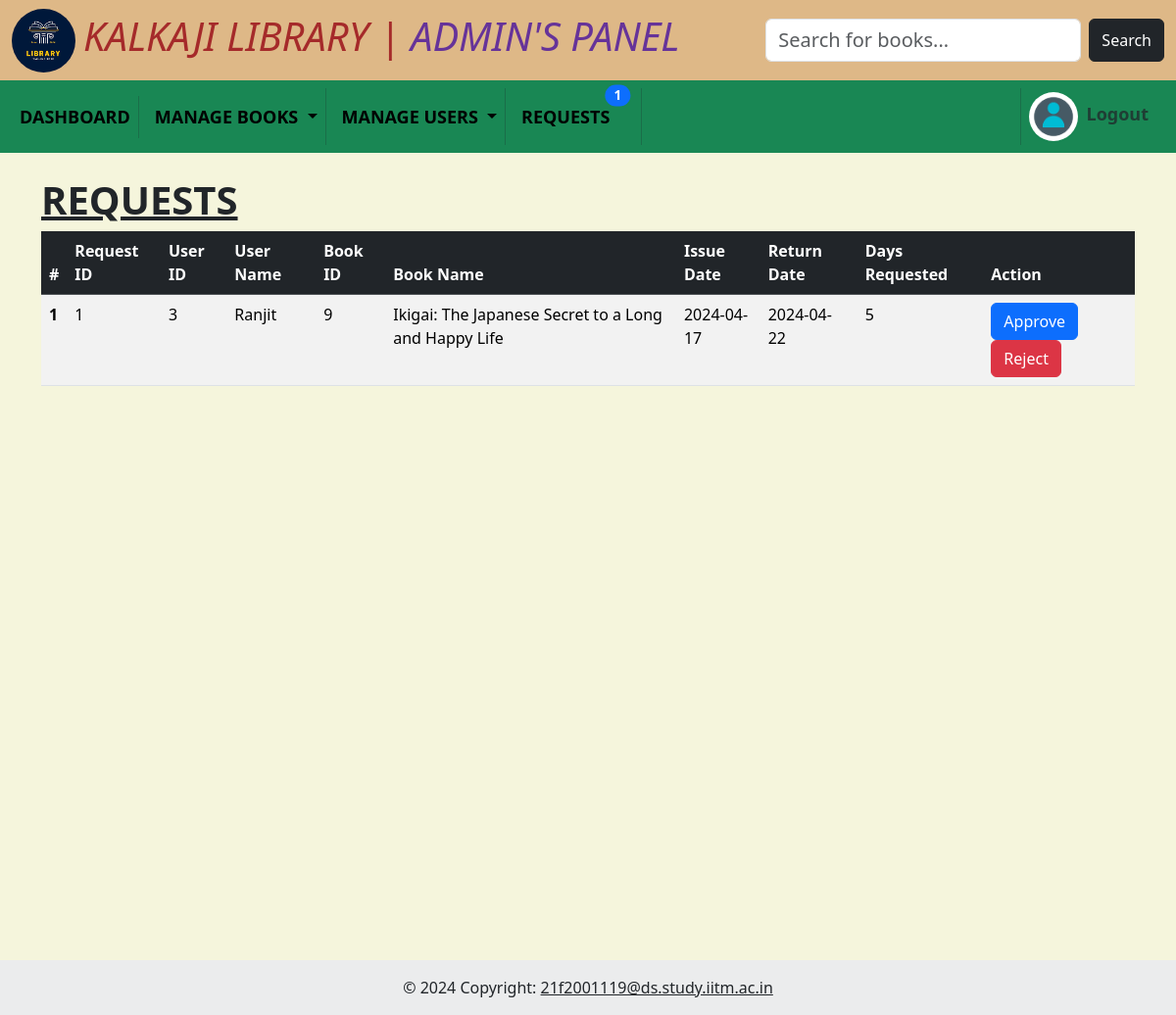
Page /requests (signed in) on the earlier database version.
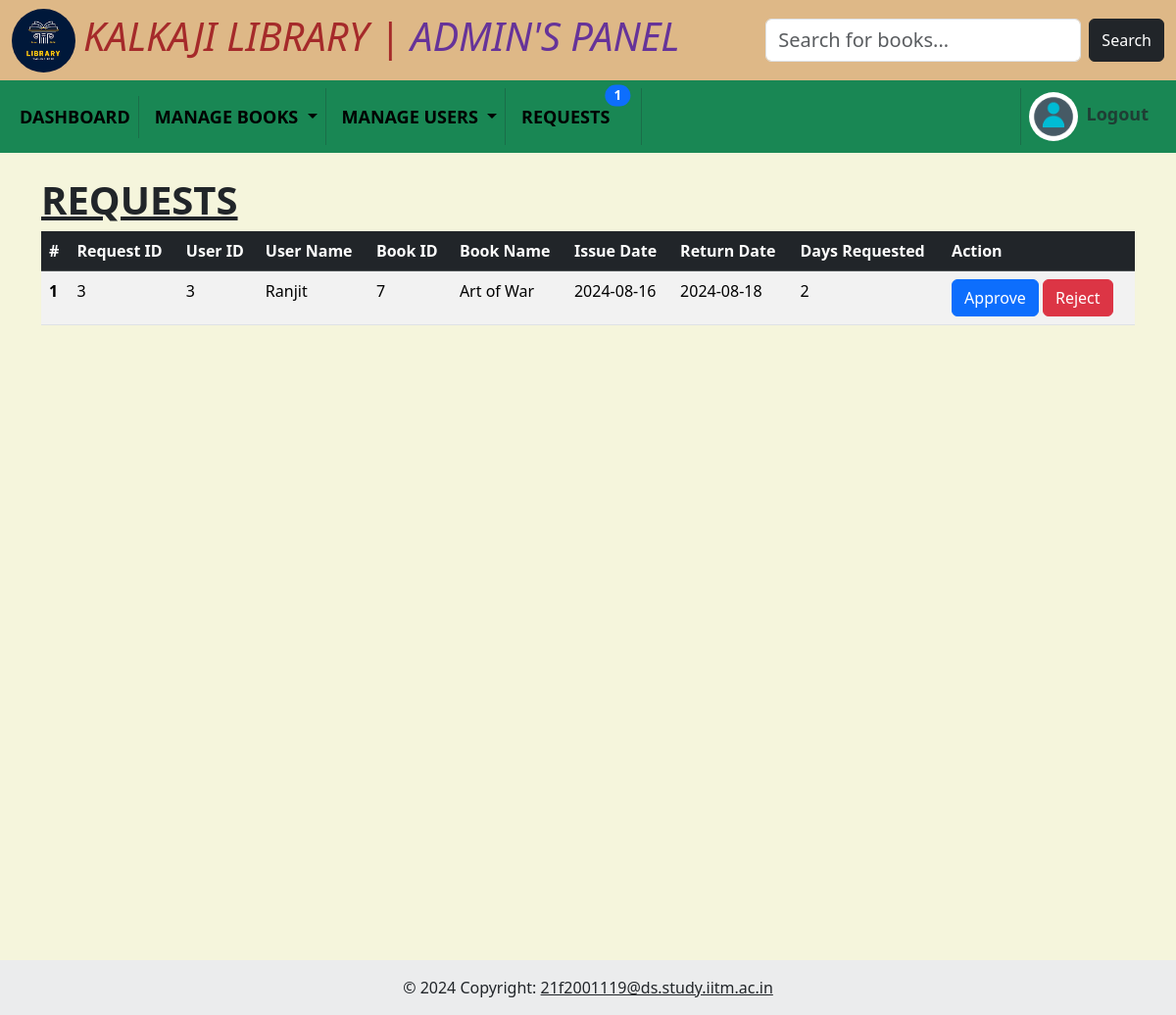
Same page on the later database version.
### models/model.py (models this page shows)
class Book_req(db.Model):
    __tablename__ = "book_req"
    id = db.Column(db.Integer, autoincrement=True, primary_key=True)
    user_id = db.Column(db.Integer,nullable=False)
    user_name = db.Column(db.String,nullable=False)
    book_id = db.Column(db.Integer,nullable=False)
    book_name = db.Column(db.String,nullable=False)
    req_days = db.Column(db.Integer, nullable=False)
    issue_date = db.Column(db.Date)
    return_date = db.Column(db.Date)
    __table_args__ = (db.UniqueConstraint('user_id', 'book_id'),)

### controllers/enrollments.py (the view)
@app.route("/requests")
def requests():
    if request.method == "GET":
        book_reqs = Book_req.query.all()
        return render_template("admin/requests.html", book_reqs=book_reqs)

### controllers/admin.py (called while the page is built)
@app.before_request
def before_req():
    if "admin" not in session and request.endpoint in admin_routes:
        return redirect("/admin_login")
    elif "user_id" not in session and request.endpoint in user_routes:
        return redirect("/user_login")

### controllers/index.py (called while the page is built)
@app.context_processor
def inject_admin():
    admin1 = 1
    admin0 = 0
    req = Book_req.query.all()
    msg = Messages.query.filter_by(user_id=session.get('user_id')).all()
    return dict(admin1=admin1, admin0=admin0, req=len(req), msg=len(msg))

### templates/admin/requests.html (shortened to what this page needs)
{% include 'admin/layout.html' %}
<div class="container mt-4 min-vh-100">
    <table class="table table-striped table-hover">
        <h1 class="fw-bold text-uppercase text-decoration-underline">Requests</h1>
        <thead class="table-dark">
            <tr>
                <th scope="col">#</th>
                <th scope="col">Request ID</th>
                <th scope="col">User ID</th>
                <th scope="col">User Name</th>
                <th scope="col">Book ID</th>
                <th scope="col">Book Name</th>
                <th scope="col">Issue Date</th>
                <th scope="col">Return Date</th>
                <th scope="col">Days Requested</th>
                <th scope="col">Action</th>
            </tr>
        </thead>
        <tbody>
            {% for request in book_reqs %}
            <tr>
                <th scope="row">{{loop.index}}</th>
                <td>{{request.id}}</td>
                <td>{{request.user_id}}</td>
                <td>{{request.user_name}}</td>
                <td>{{request.book_id}}</td>
                <td>{{request.book_name}}</td>
                <td>{{request.issue_date}}</td>
                <td>{{request.return_date}}</td>
                <td>{{request.req_days}}</td>
                <td>
                    <form action="/requests/{{request.id}}" method="post">
                        <button type="submit" name="accept" class="btn btn-primary">Approve</button>
                        <button type="button" class="btn btn-danger" data-bs-toggle="modal"
                            data-bs-target="#exampleModal">
                            Reject
                        </button>
                    </form>
                </td>
            </tr>
            {% endfor %}
        </tbody>
    </table>
</div>
{% include 'footer.html' %}

Differences in the rows shown:
removed Book_req: id "1", user_id "3", user_name "Ranjit", book_id "9", book_name "Ikigai: The Japanese Secret to a Long and Happy Life", issue_date "2024-04-17", return_date "2024-04-22", req_days "5"
added Book_req: id "3", user_id "3", user_name "Ranjit", book_id "7", book_name "Art of War", issue_date "2024-08-16", return_date "2024-08-18", req_days "2"
